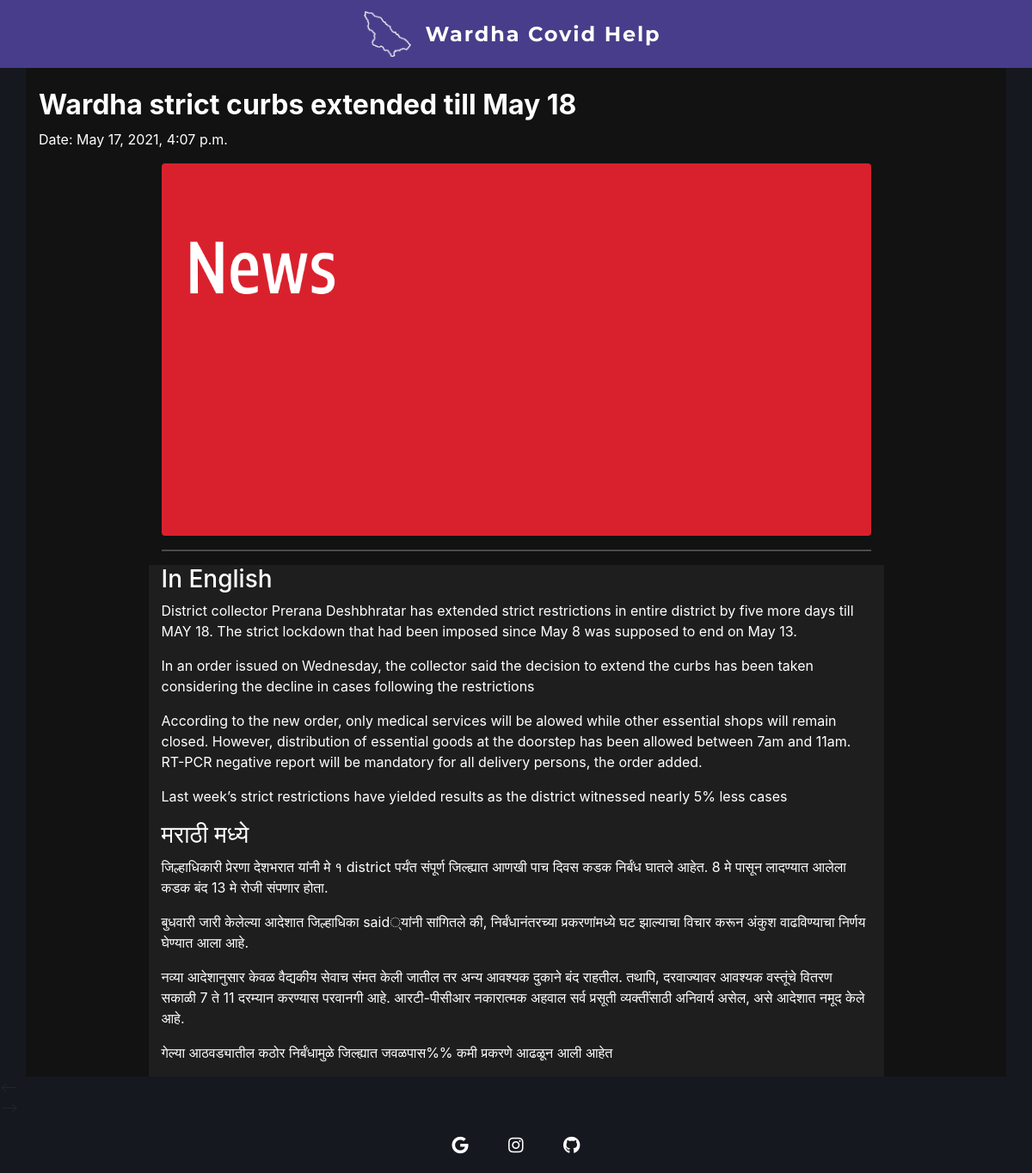
Page /News/1/ on the committed database.
### wardhacovidhelpapp/models.py (models this page shows, shortened)
class CovidNewsPost(models.Model):
    Title = models.CharField(max_length=300,null=True)
    Short_Discription = models.TextField(null=True)
    News_Image = models.ImageField(upload_to = 'newsimages')
    Paragraph_1 = models.TextField(null=True,blank=True)
    Paragraph_2 = models.TextField(null=True,blank=True)
    Paragraph_3 = models.TextField(null=True,blank=True)
    Paragraph_4 = models.TextField(null=True,blank=True)
    Paragraph_5 = models.TextField(null=True,blank=True)
    Paragraph_6 = models.TextField(null=True,blank=True)
    Paragraph_7 = models.TextField(null=True,blank=True)
    Paragraph_8 = models.TextField(null=True,blank=True)
    Paragraph_9 = models.TextField(null=True,blank=True)
    Paragraph_10 = models.TextField(null=True,blank=True)
    Date_Created = models.DateTimeField(auto_now_add=True,auto_now=False)

### wardhacovidhelpapp/views.py (the view)
# urls.py: path("News/<int:id>/",views.detail_view_news,name='detailview_name'),
def detail_view_news(request,id):
    newsdata = CovidNewsPost.objects.get(id=id)
    content = {
        "newsdetails":newsdata
    }
    return render(request,"wardhacovidhelpapp/detailview.html",content)

### wardhacovidhelpapp/templates/wardhacovidhelpapp/detailview.html (shortened to what this page needs)
{% extends 'wardhacovidhelpapp/base.html' %}
{% load static %}
{% block content%}
<div class="container" style="background-color: #121212; color:white;">
    <br>
    <h2><strong>{{newsdetails.Title}}</strong></h2>
    <p>Date: {{newsdetails.Date_Created}}</p>
    <div class="row align-self-center">
        <div class="col-sm-9 mx-auto">
            <img src="{%static 'images/'%}{{newsdetails.News_Image}}" class="img-fluid rounded" alt="Sample image">
            <hr>
        </div>
    </div>
    <div class="row align-self-center" >
        <div class="col-sm-9 mx-auto"style="background-color: #1e1e1e; color: white;">
            <h3>In English</h3>
            <p class="dark-grey-text">{{newsdetails.Short_Discription}}</p>
            <p class="dark-grey-text">{{newsdetails.Paragraph_2}}</p>
            <p class="dark-grey-text">{{newsdetails.Paragraph_3}}</p>
            <p class="dark-grey-text">{{newsdetails.Paragraph_4}}</p>
            <h3>मराठी मध्ये</h3>
            <p class="dark-grey-text">{{newsdetails.Paragraph_6}}</p>
            <p class="dark-grey-text">{{newsdetails.Paragraph_7}}</p>
            <p class="dark-grey-text">{{newsdetails.Paragraph_8}}</p>
            <p class="dark-grey-text">{{newsdetails.Paragraph_9}}</p>
        </div>
    </div>
</div>
{% endblock %}

### rows in the picture
CovidNewsPost: Title "Wardha strict curbs extended till May 18", Date_Created "May 17, 2021, 4:07 p.m.", News_Image (picture), Short_Discription "District collector Prerana Deshbhratar has extended strict restrictions in entire district by five more days till MAY 18. The strict lockdown that had been imposed since May 8 was supposed to end on May 13.", Paragraph_2 "In an order issued on Wednesday, the collector said the decision to extend the curbs has been taken considering the decline in cases following the restrictions", Paragraph_3 "According to the new order, only medical services will be alowed while other essential shops will remain closed. However, distribution of essential goods at the doorstep has been allowed between 7am and 11am. RT-PCR negative report will be mandatory for all delivery persons, the order added.", Paragraph_4 "Last week’s strict restrictions have yielded results as the district witnessed nearly 5% less cases", Paragraph_6 "जिल्हाधिकारी प्रेरणा देशभरात यांनी मे १ district पर्यंत संपूर्ण जिल्ह्यात आणखी पाच दिवस कडक निर्बंध घातले आहेत. 8 मे पासून लादण्यात आलेला कडक बंद 13 मे रोजी संपणार होता.", Paragraph_7 "बुधवारी जारी केलेल्या आदेशात जिल्हाधिका said्यांनी सांगितले की, निर्बंधानंतरच्या प्रकरणांमध्ये घट झाल्याचा विचार करून अंकुश वाढविण्याचा निर्णय घेण्यात आला आहे.", Paragraph_8 "नव्या आदेशानुसार केवळ वैद्यकीय सेवाच संमत केली जातील तर अन्य आवश्यक दुकाने बंद राहतील. तथापि, दरवाज्यावर आवश्यक वस्तूंचे वितरण सकाळी 7 ते 11 दरम्यान करण्यास परवानगी आहे. आरटी-पीसीआर नकारात्मक अहवाल सर्व प्रसूती व्यक्तींसाठी अनिवार्य असेल, असे आदेशात नमूद केले आहे.", Paragraph_9 "गेल्या आठवड्यातील कठोर निर्बंधामुळे जिल्ह्यात जवळपास%% कमी प्रकरणे आढळून आली आहेत"
